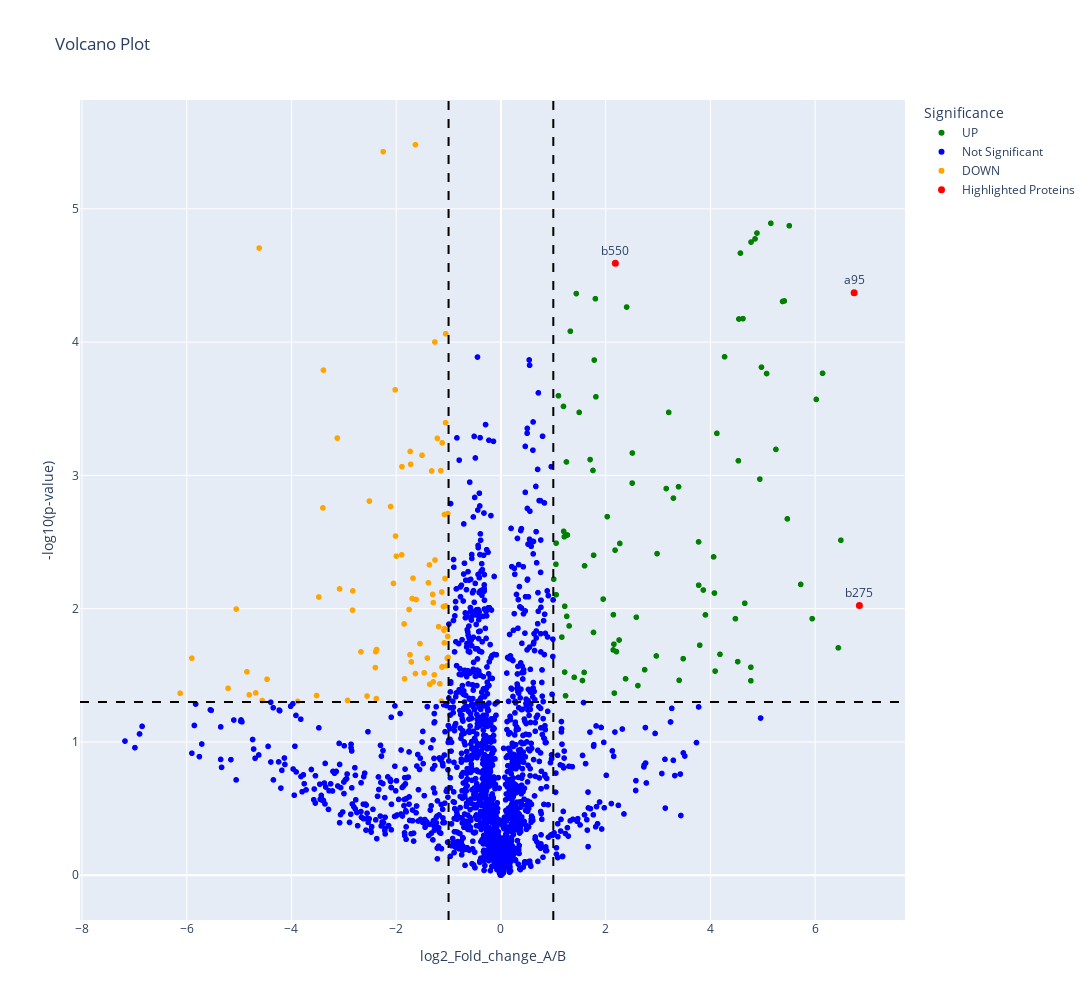

Source (notebook cell):
### Code cell
# Plot the rest of the data with default colors
fig = px.scatter(
    df_rest,
    x='log2_Fold_change_A/B',
    y='-log10(p-value)',
    color='Significance',
    color_discrete_map={
        "UP": "green",
        "DOWN": "orange",
        "Not Significant": "blue"
    },
    hover_data=['Protein'],
    title='Volcano Plot',
    width=1200,
    height=1000
)

# Add highlighted proteins in red with labels
fig.add_scatter(
    x=df_highlight['log2_Fold_change_A/B'],
    y=df_highlight['-log10(p-value)'],
    mode='markers+text',
    marker=dict(color='red', size=7, symbol='circle'),
    text=df_highlight['Protein'],
    textposition='top center',
    name='Highlighted Proteins'
)

# Add cutoff lines
fig.add_vline(x=-1, line_dash="dash", line_color="black")
fig.add_vline(x=1, line_dash="dash", line_color="black")
fig.add_hline(y=1.3, line_dash="dash", line_color="black")

fig.show()

### Figure 1 — Plotly figure (JSON) as saved in the notebook; plotly's stock layout.template omitted (floating-point values rounded to 4 significant figures; data arrays with more than 128 entries replaced by an {"elided": "..."} marker saying what was removed)
{"data": [{"customdata": [["a1"], ["a4"], ["b4"], ["b7"], ["b8"], ["b9"], ["a11"], ["a16"], ["a17"], ["b39"], ["b43"], ["a44"], ["b51"], ["b55"], ["a59"], ["b78"], ["b94"], ["a176"], ["a178"], ["a188"], ["a191"], ["a210"], ["b210"], ["a214"], ["a236"], ["b237"], ["b241"], ["b249"], ["b260"], ["a261"], ["b261"], ["a295"], ["a323"], ["a354"], ["b354"], ["a355"], ["a363"], ["a371"], ["b371"], ["a389"], ["a398"], ["b400"], ["b403"], ["b428"], ["a456"], ["a483"], ["a499"], ["a510"], ["b515"], ["b530"], ["a563"], ["b563"], ["a565"], ["b565"], ["a566"], ["b566"], ["a567"], ["b567"], ["a568"], ["a581"], ["a582"], ["a583"], ["a592"], ["a596"], ["b608"], ["a609"], ["a616"], ["b617"], ["b619"], ["a624"], ["a626"], ["b626"], ["b630"], ["a631"], ["b636"], ["b642"], ["b9"], ["b20"], ["a34"], ["a51"], ["a57"], ["b60"], ["b65"], ["b68"], ["b78"], ["a79"], ["b84"], ["a111"], ["b111"], ["b158"], ["b202"], ["a227"], ["a273"]], "hovertemplate": "Significance=UP<br>log2_Fold_change_A/B=%{x}<br>-log10(p-value)=%{y}<br>Protein=%{customdata[0]}<extra></extra>", "legendgroup": "UP", "marker": {"color": "green", "symbol": "circle"}, "mode": "markers", "name": "UP", "showlegend": true, "type": "scattergl", "x": [1.77, 1.269, 4.534, 1.494, 3.774, 1.702, 1.053, 6.442, 2.27, 1.781, 5.469, 5.724, 1.952, 6.022, 1.813, 6.142, 2.981, 4.544, 2.179, 1.055, 1.557, 2.4, 4.183, 5.251, 2.205, 1.803, 1.008, 4.574, 2.51, 3.204, 3.391, 1.251, 1.256, 3.776, 4.622, 4.944, 1.098, 1.757, 1.768, 1.234, 2.256, 3.156, 3.48, 2.157, 2.585, 4.061, 2.967, 3.293, 1.198, 5.411, 6.491, 4.852, 5.073, 3.403, 4.772, 4.773, 3.904, 5.378, 5.506, 2.03, 2.615, 4.776, 2.38, 4.077, 1.438, 1.302, 1.588, 1.209, 2.147, 1.217, 4.27, 4.655, 4.521, 3.865, 5.154, 1.399, 4.477, 2.164, 1.597, 4.123, 1.05, 1.325, 4.889, 2.745, 2.144, 2.506, 1.195, 5.943, 4.975, 3.796, 4.09, 1.163, 1.218], "xaxis": "x", "y": [2.401, 2.553, 3.11, 3.473, 2.501, 3.119, 2.492, 1.706, 2.489, 3.865, 2.674, 2.182, 2.072, 3.57, 3.59, 3.766, 2.413, 4.173, 2.439, 2.105, 1.461, 4.263, 1.658, 3.195, 1.678, 4.325, 2.221, 4.668, 3.168, 3.473, 2.915, 3.101, 1.943, 2.176, 4.176, 2.972, 3.597, 3.037, 1.822, 1.346, 1.765, 2.901, 1.625, 1.734, 1.936, 2.389, 1.645, 2.829, 2.58, 4.309, 2.514, 4.774, 3.764, 1.463, 1.561, 1.459, 1.954, 4.305, 4.873, 2.69, 1.423, 4.75, 1.474, 2.117, 4.364, 1.871, 1.522, 2.54, 1.955, 1.524, 3.89, 2.041, 1.603, 2.14, 4.892, 1.485, 1.925, 1.367, 2.322, 3.315, 2.333, 4.082, 4.818, 1.542, 1.69, 2.942, 3.518, 1.925, 3.812, 1.726, 1.532, 1.787, 2.018], "yaxis": "y"}, {"customdata": {"elided": "1753x1 str values"}, "hovertemplate": "Significance=Not Significant<br>log2_Fold_change_A/B=%{x}<br>-log10(p-value)=%{y}<br>Protein=%{customdata[0]}<extra></extra>", "legendgroup": "Not Significant", "marker": {"color": "blue", "symbol": "circle"}, "mode": "markers", "name": "Not Significant", "showlegend": true, "type": "scattergl", "x": {"elided": "1753 float values"}, "xaxis": "x", "y": {"elided": "1753 float values"}, "yaxis": "y"}, {"customdata": [["a5"], ["b5"], ["b23"], ["a63"], ["b63"], ["a65"], ["b66"], ["b85"], ["a124"], ["b126"], ["a127"], ["b130"], ["b161"], ["b180"], ["a184"], ["a205"], ["a208"], ["a222"], ["b235"], ["a246"], ["b266"], ["b267"], ["b283"], ["a284"], ["b286"], ["a302"], ["b302"], ["a320"], ["a334"], ["a335"], ["a337"], ["a347"], ["b360"], ["b364"], ["a367"], ["b368"], ["b384"], ["b390"], ["a402"], ["b406"], ["b409"], ["a412"], ["b414"], ["a438"], ["a444"], ["b451"], ["b460"], ["a511"], ["b511"], ["b520"], ["b552"], ["b570"], ["a585"], ["a591"], ["b603"], ["b604"], ["b606"], ["a607"], ["a629"], ["b629"], ["a664"], ["a2"], ["b3"], ["b4"], ["a15"], ["a19"], ["a41"], ["a62"], ["a66"], ["a74"], ["a92"], ["b92"], ["a115"], ["a134"], ["b153"], ["b171"], ["a176"], ["a235"], ["b239"], ["a245"], ["a259"], ["b264"], ["b268"], ["b278"]], "hovertemplate": "Significance=DOWN<br>log2_Fold_change_A/B=%{x}<br>-log10(p-value)=%{y}<br>Protein=%{customdata[0]}<extra></extra>", "legendgroup": "DOWN", "marker": {"color": "orange", "symbol": "circle"}, "mode": "markers", "name": "DOWN", "showlegend": true, "type": "scattergl", "x": [-1.633, -1.724, -3.399, -1.755, -1.679, -1.119, -1.166, -2.013, -2.053, -4.617, -3.124, -1.633, -1.123, -2.929, -1.292, -5.055, -2.379, -1.136, -2.108, -1.405, -2.828, -1.015, -2.391, -1.077, -1.737, -2.673, -1.055, -1.261, -1.082, -5.903, -3.478, -1.998, -3.39, -1.733, -1.191, -1.068, -4.467, -3.882, -1.385, -2.02, -1.149, -2.833, -1.62, -2.557, -1.259, -1.214, -1.017, -1.895, -2.375, -1.089, -2.512, -1.098, -1.024, -1.323, -1.696, -1.841, -1.507, -1.466, -6.126, -2.249, -1.031, -1.849, -1.891, -1.057, -1.272, -3.081, -2.398, -1.546, -4.807, -1.365, -3.521, -1.36, -5.211, -1.078, -1.13, -1.054, -1.126, -1.008, -1.712, -4.682, -4.559, -1.291, -1.304, -4.851], "xaxis": "x", "y": [5.481, 3.083, 2.756, 1.994, 2.229, 1.565, 1.437, 2.545, 2.189, 4.705, 3.28, 1.513, 3.244, 1.312, 1.451, 1.997, 1.325, 1.306, 2.766, 1.629, 2.133, 2.713, 1.677, 1.85, 1.655, 1.676, 4.062, 4.001, 1.743, 1.628, 2.088, 2.394, 3.79, 3.18, 1.865, 2.226, 1.471, 1.304, 2.194, 3.642, 3.035, 1.989, 2.069, 1.345, 2.365, 3.278, 1.792, 2.404, 1.693, 1.838, 2.807, 2.016, 1.628, 3.033, 2.076, 1.474, 3.151, 1.519, 1.365, 5.429, 1.571, 1.886, 3.065, 3.395, 1.504, 2.148, 1.558, 1.738, 1.354, 2.328, 1.349, 1.433, 1.403, 2.707, 2.125, 2.021, 1.562, 1.635, 1.601, 1.368, 1.311, 2.045, 2.107, 1.527], "yaxis": "y"}, {"marker": {"color": "red", "size": 7, "symbol": "circle"}, "mode": "markers+text", "name": "Highlighted Proteins", "text": ["a95", "b275", "b550", "a95", "b275"], "textposition": "top center", "type": "scatter", "x": [6.744, 0.1314, 2.185, 0.06307, 6.845], "y": [4.37, 0.1423, 4.591, 0.1487, 2.023]}], "layout": {"height": 1000, "legend": {"title": {"text": "Significance"}, "tracegroupgap": 0}, "shapes": [{"line": {"color": "black", "dash": "dash"}, "type": "line", "x0": -1, "x1": -1, "xref": "x", "y0": 0, "y1": 1, "yref": "y domain"}, {"line": {"color": "black", "dash": "dash"}, "type": "line", "x0": 1, "x1": 1, "xref": "x", "y0": 0, "y1": 1, "yref": "y domain"}, {"line": {"color": "black", "dash": "dash"}, "type": "line", "x0": 0, "x1": 1, "xref": "x domain", "y0": 1.3, "y1": 1.3, "yref": "y"}], "title": {"text": "Volcano Plot"}, "width": 1200, "xaxis": {"anchor": "y", "autorange": true, "domain": [0, 1], "range": [-8.029, 7.705], "title": {"text": "log2_Fold_change_A/B"}, "type": "linear"}, "yaxis": {"anchor": "x", "autorange": true, "domain": [0, 1], "range": [-0.3355, 5.816], "title": {"text": "-log10(p-value)"}, "type": "linear"}}}
